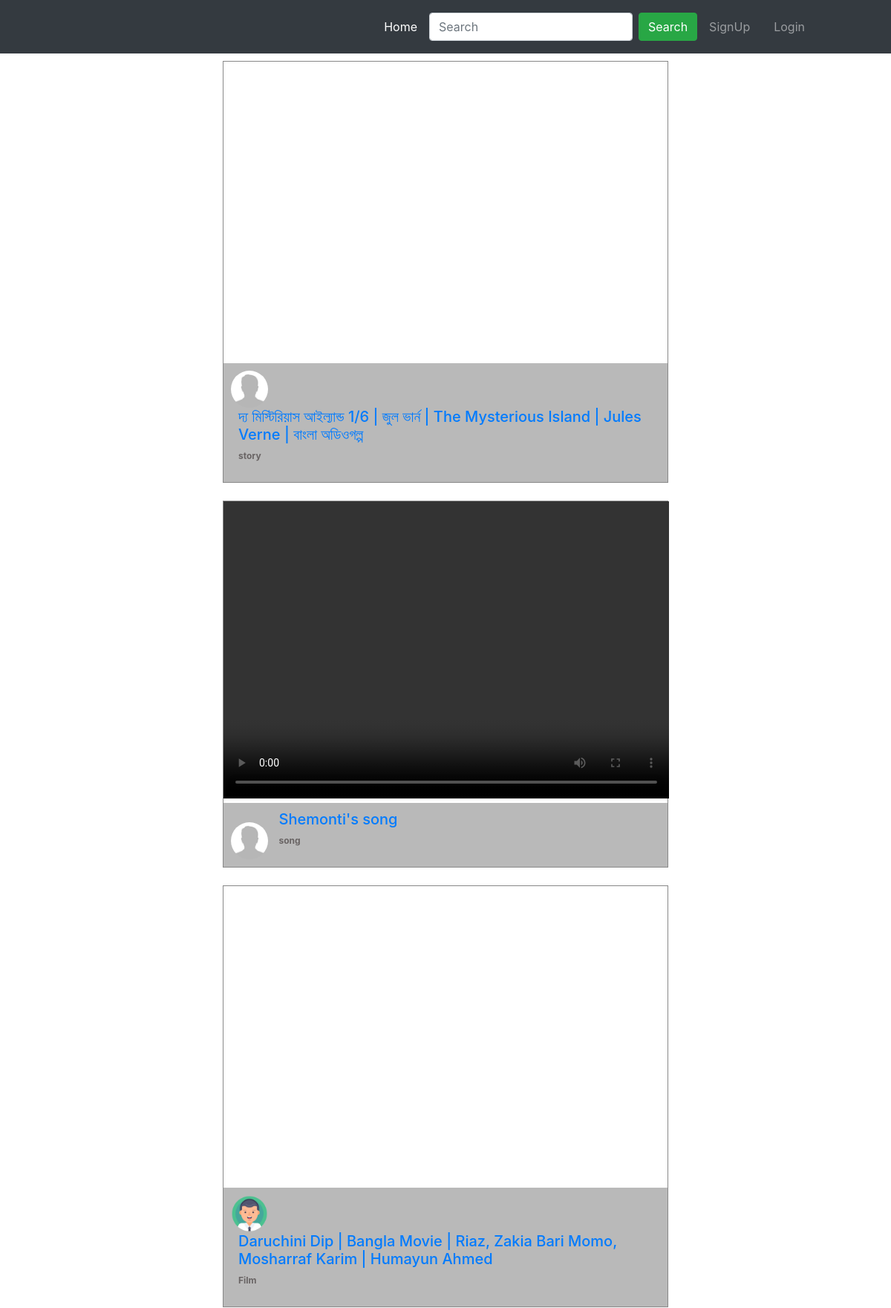
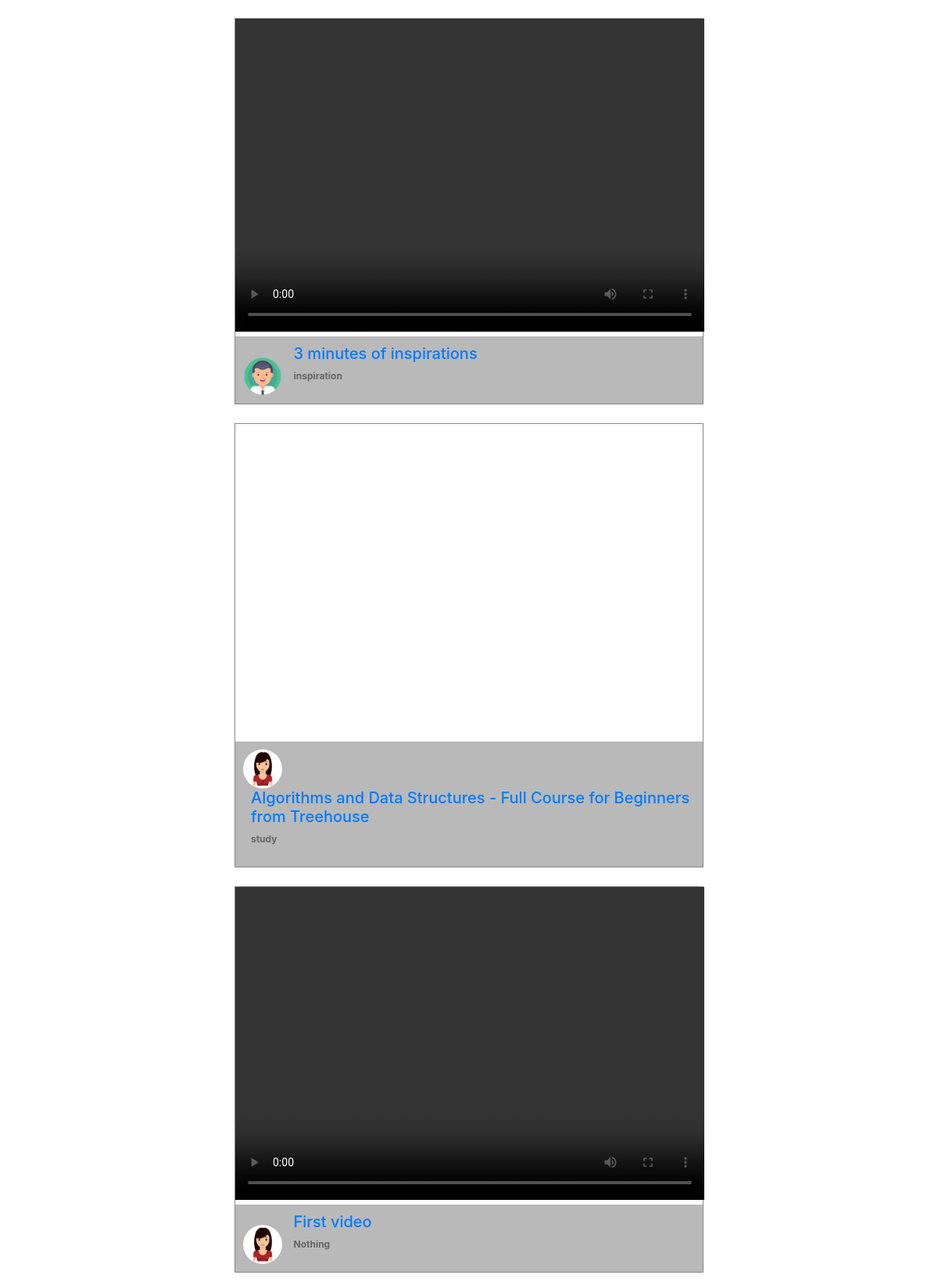
The page / (upper part) on the database its author committed (2 pictures, top to bottom).
### App_Posts/models.py (models this page shows)
class Post(models.Model):
    author=models.ForeignKey(User,on_delete=models.CASCADE,related_name='post')
    video = models.FileField(upload_to='video',null=True,blank=True,validators=[FileExtensionValidator(allowed_extensions=['MOV','avi','mp4','webm','mkv'])])
    website=models.URLField(blank=True)
    caption=models.CharField(max_length=264)
    upload_date=models.DateTimeField(auto_now_add=True)
    update_to=models.DateTimeField(auto_now=True)
    catagory=models.CharField(max_length=100)
    description=models.TextField(null=True)
    class Meta:
        ordering=['-update_to']

### App_Login/models.py (models this page shows)
class UserProfile(models.Model):
    user=models.OneToOneField(User,on_delete=models.CASCADE,related_name='user_profile')
    profile_pic=models.ImageField(upload_to='profile_pics',blank=True)
    description=models.TextField(blank=True)
    full_name=models.CharField(max_length=264,blank=True)
    dob=models.DateField(blank=True,null=True)

### My_Video_App/views.py (the view)
# urls.py: 2. Add a URL to urlpatterns:  path('', views.home, name='home')
def home(request):
    posts=Post.objects.all()
    if request.method == 'GET':
        search=request.GET.get('search','')
        result=Post.objects.filter(caption__icontains=search)
        result1=Post.objects.exclude(pk__in=result).filter(catagory__icontains=search)
    return render(request,'App_Posts/home.html',context={'posts':posts,'search':search,'result':result,'result1':result1})

### templates/App_Posts/home.html (shortened to what this page needs)
{% extends 'navbar.html' %}
{% load static %}
{% load crispy_forms_tags %}
{% block body_block %}
{% if search %}
<div >
  {% if result %}
  {% for post in result %}
    <div style="width: 600px; margin: 0 auto;border: 1px solid #888888;" >
      {% if post.video %}
    <video width="600" height="400" controls>
      <source src="/media/{{post.video}}" type="video/mp4">
      <source src="/media/{{post.video}}" type="video/ogg">
      <source src="/media/{{post.video}}" type="video/webm">
      Your browser does not support the video tag.
    </video>
    {% else %}
    <iframe src="{{post.website}}" width="600" height="400" frameborder="0"></iframe>
    {% endif %}
        <div  style="background-color: rgb(185, 185, 185);padding: 10px;">
          <div style="display: inline-block;" >
            {% if post.author.user_profile.profile_pic %}
            <a  href="{% url 'app_login:profile_other' username=post.author %}">
                <img src="/media/{{post.author.user_profile.profile_pic}}" alt="" width="50px" height="50px" class="rounded-circle">
                </a>
        {% else %}
          <a  href="{% url 'app_login:profile_other' username=post.author %}">
              <img src="/media/profile_pics/avatar-male.jpg" alt="" width="50px" height="50px" class="rounded-circle">
          </a>
        {% endif %}
          </div>
          <div style="display: inline-block; padding-left: 10px;">
            <a href="{% url 'app_post:details' pk=post.pk %}"> <h5>{{post.caption}}</h5> </a>
            <p style="font-size: 12px;font-weight: 700; color: rgb(105, 100, 100);">{{post.catagory}} </p>
          </div>
        </div>
      </div>
    <br>
  {% endfor %}
  {% endif%}
  {% if result1 %}
      {% for post in result1 %}
      <div style="width: 600px; margin: 0 auto;border: 1px solid #888888;" >
        {% if post.video %}
    <video width="600" height="400" controls>
      <source src="/media/{{post.video}}" type="video/mp4">
      <source src="/media/{{post.video}}" type="video/ogg">
      <source src="/media/{{post.video}}" type="video/webm">
      Your browser does not support the video tag.
    </video>
    {% else %}
    <iframe src="{{post.website}}" width="600" height="400" frameborder="0"></iframe>
    {% endif %}
          <div  style="background-color: rgb(185, 185, 185);padding: 10px;">
            <div style="display: inline-block;" >
              {% if post.author.user_profile.profile_pic %}
              <a  href="{% url 'app_login:profile_other' username=post.author %}">
                  <img src="/media/{{post.author.user_profile.profile_pic}}" alt="" width="50px" height="50px" class="rounded-circle">
                  </a>
          {% else %}
            <a  href="{% url 'app_login:profile_other' username=post.author %}">
                <img src="/media/profile_pics/avatar-male.jpg" alt="" width="50px" height="50px" class="rounded-circle">
            </a>
          {% endif %}
            </div>
            <div style="display: inline-block; padding-left: 10px;">
              <a href="{% url 'app_post:details' pk=post.pk %}"> <h5>{{post.caption}}</h5> </a>
              <p style="font-size: 12px;font-weight: 700; color: rgb(105, 100, 100);">{{post.catagory}} </p>
            </div>
          </div>
        </div>
      <br>
    {% endfor %}
      {% endif %}
      {% if not result %}
        {% if not result1 %}
        <h3 style="text-align: center;">Sorry, No item match with Your search </h3>
        {% endif %}
      {% endif %}
  </div>
{% else %}
<div >
{% if posts %}
{% for post in posts %}
  <div style="width: 600px; margin: 0 auto;border: 1px solid #888888;" >
    {% if post.video %}
    <video width="600" height="400" controls>
      <source src="/media/{{post.video}}" type="video/mp4">
      <source src="/media/{{post.video}}" type="video/ogg">
      <source src="/media/{{post.video}}" type="video/webm">
    </video>
    {% else %}
    <iframe src="{{post.website}}" width="600" height="400" frameborder="0"></iframe>
    {% endif %}
      <div  style="background-color: rgb(185, 185, 185);padding: 10px;">
        <div style="display: inline-block;" >
          {% if post.author.user_profile.profile_pic %}
          <a  href="{% url 'app_login:profile_other' username=post.author %}">
              <img src="/media/{{post.author.user_profile.profile_pic}}" alt="" width="50px" height="50px" class="rounded-circle">
              </a>
      {% else %}
        <a  href="{% url 'app_login:profile_other' username=post.author %}">
            <img src="/media/profile_pics/avatar-male.jpg" alt="" width="50px" height="50px" class="rounded-circle">
        </a>
      {% endif %}
        </div>
        <div style="display: inline-block; padding-left: 10px;">
          <a href="{% url 'app_post:details' pk=post.pk %}"> <h5>{{post.caption}}</h5> </a>
          <p style="font-size: 12px;font-weight: 700; color: rgb(105, 100, 100);">{{post.catagory}} </p>
        </div>
      </div>
    </div>
  <br>
{% endfor %}
{% endif %}
</div>
{% endif %}
{% endblock %}

### rows shown on the page
Post: caption "দ্য মিস্টিরিয়াস আইল্যান্ড 1/6 | জুল ভার্ন | The Mysterious Island | Jules Verne | বাংলা অডিওগল্প", catagory "story"
Post: caption "Shemonti's song", catagory "song"
Post: author.user_profile.profile_pic (picture), caption "Daruchini Dip | Bangla Movie | Riaz, Zakia Bari Momo, Mosharraf Karim | Humayun Ahmed", catagory "Film"
Post: author.user_profile.profile_pic (picture), caption "3 minutes of inspirations", catagory "inspiration"
Post: author.user_profile.profile_pic (picture), caption "Algorithms and Data Structures - Full Course for Beginners from Treehouse", catagory "study"
Post: author.user_profile.profile_pic (picture), caption "First video", catagory "Nothing"
